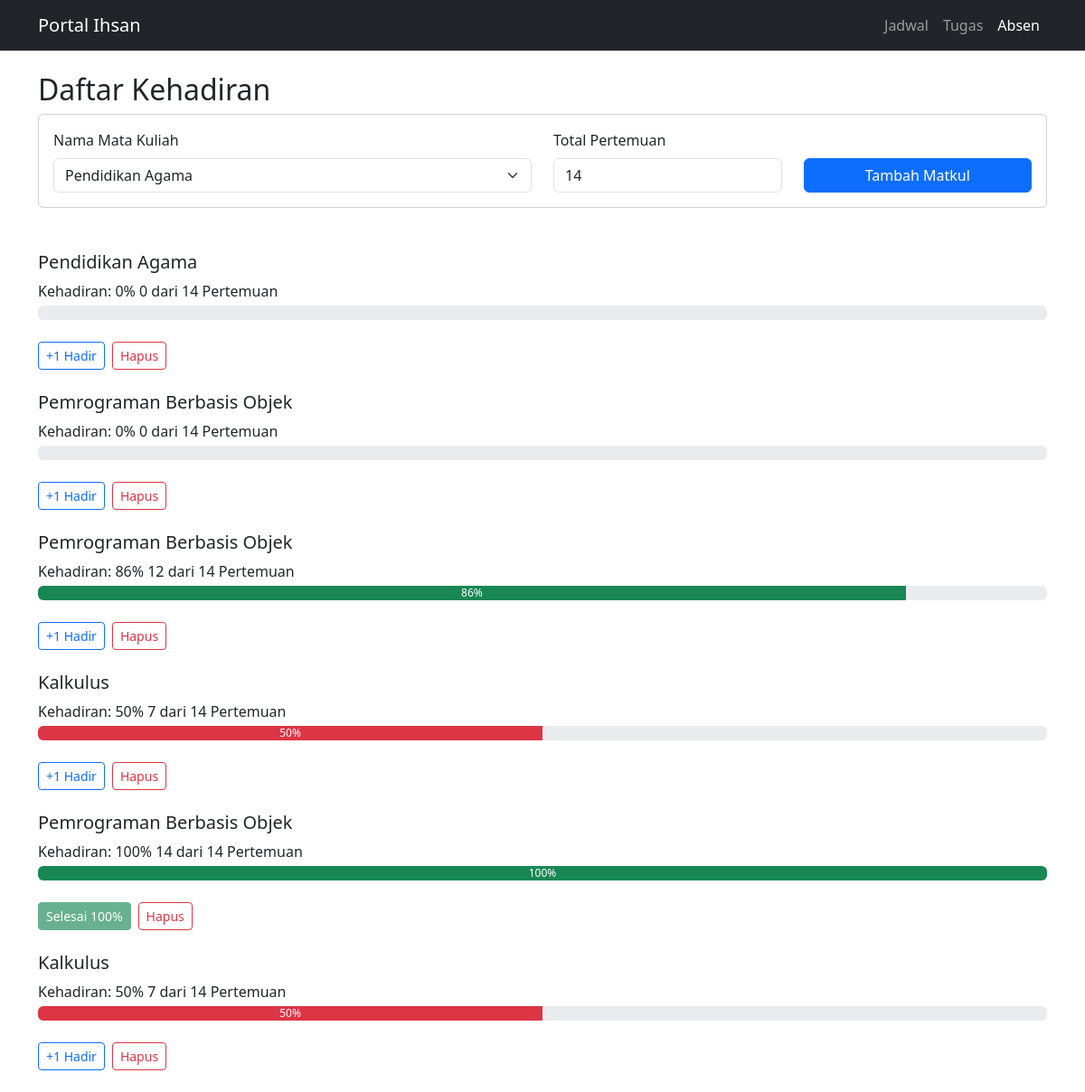
Page /absen (signed in) on the committed database.
### tables this page shows
CREATE TABLE absen (
        id INTEGER PRIMARY KEY AUTOINCREMENT,
        matkul TEXT NOT NULL,
        hadir INTEGER NOT NULL,
        total_pertemuan INTEGER NOT NULL
    );

### app.py (the view, shortened to what this page needs)
@app.route('/absen', methods=['GET', 'POST'])
def halaman_absen():
    if not session.get('sudah_login'):
        return redirect(url_for('login'))
    conn = get_db_connection()
    data_absen_db = conn.execute('SELECT * FROM absen').fetchall()
    conn.close()
    data_absen_lengkap = []
    for absen in data_absen_db:
        persentase = (absen['hadir'] / absen['total_pertemuan']) * 100
        persentase_bulat = round(persentase) # Bulatkan agar tidak ada koma panjang
        data_absen_lengkap.append({
            'id': absen['id'],
            'matkul': absen['matkul'],
            'hadir': absen['hadir'],
            'total_pertemuan': absen['total_pertemuan'],
            'persentase': persentase_bulat
        })
    return render_template('absen.html', data_absen=data_absen_lengkap)

### app.py (called while the page is built)
def get_db_connection():
    conn = sqlite3.connect('kuliah.db')
    conn.row_factory = sqlite3.Row
    return conn

### templates/absen.html (shortened to what this page needs)
<!DOCTYPE html>
<html lang="id">
<head>
    <link rel="stylesheet" href="https://cdn.jsdelivr.net/npm/bootstrap@5.3.3/dist/css/bootstrap.min.css">
</head>
<body>
    <nav class="navbar navbar-expand-lg navbar-dark bg-dark">
        <div class="container">
            <a href="/" class="navbar-brand">Portal Ihsan</a>
            <div class="collapse navbar-collapse" id="navbarNav">
                <ul class="navbar-nav ms-auto">
                    <li class="nav-item">
                        <a href="/" class="nav-link">Jadwal</a>
                    </li>
                    <li class="nav-item">
                        <a href="/tugas" class="nav-link">Tugas</a>
                    </li>
                    <li class="nav-item">
                        <a href="/absen" class="nav-link active">Absen</a>
                    </li>
                </ul>
            </div>
        </div>
    </nav>
    <div class="container mt-4">
        <h2>Daftar Kehadiran</h2>
        <div class="card mb-5">
            <div class="card-body">
                <form action="/absen" method="POST">
                    <div class="row align-items-end">
                        <div class="col-12 col-md-6 mb-3 mb-md-0">
                            <label class="form-label">Nama Mata Kuliah</label>
                            <select name="matkul" class="form-select">
                                <option value="Pendidikan Agama">Pendidikan Agama</option>
                            </select>
                        </div>
                        <div class="col-12 col-md-3 mb-3 mb-md-0">
                            <label class="form-label">Total Pertemuan</label>
                            <input type="number" class="form-control" name="total_pertemuan" value="14" required>
                        </div>
                        <div class="col-12 col-md-3">
                            <button class="btn btn-primary w-100" type="submit">Tambah Matkul</button>
                        </div>
                    </div>
                </form>
            </div>
        </div>
        {% for absen in data_absen %}
            <h5>{{ absen.matkul}}</h5>
            <p class="mb-1">Kehadiran: {{ absen.persentase }}% {{ absen.hadir }} dari {{ absen.total_pertemuan}} Pertemuan</p>
            <div class="progress mb-4">
                {% if absen.persentase < 75 %}
                    <div class="progress-bar bg-danger" style="width: {{ absen.persentase }}%;">{{ absen.persentase }}%</div>
                {% else %}
                    <div class="progress-bar bg-success" style="width: {{ absen.persentase }}%;">{{ absen.persentase }}%</div>
                {% endif %}
            </div>
            <div class="d-flex gap-2 mb-4">
                {% if absen.hadir < absen.total_pertemuan %}
                    <a href="/tambah_absen/{{ absen.id }}" class="btn btn-sm btn-outline-primary">+1 Hadir</a>
                {% else %}
                    <button class="btn btn-sm btn-success" disabled>Selesai 100%</button>
                {% endif %}
                <a href="/hapus_absen/{{ absen.id }}" class="btn btn-sm btn-outline-danger" onclick="return confirm('Yakin ingin menghapus matkul ini?');">Hapus</a>
            </div>
        {% endfor %}
    </div>
</body>
</html>

### rows in the picture
absen: matkul "Pendidikan Agama", persentase "0", hadir "0", total_pertemuan "14"
absen: matkul "Pemrograman Berbasis Objek", persentase "0", hadir "0", total_pertemuan "14"
absen: matkul "Pemrograman Berbasis Objek", persentase "86", hadir "12", total_pertemuan "14"
absen: matkul "Kalkulus", persentase "50", hadir "7", total_pertemuan "14"
absen: matkul "Pemrograman Berbasis Objek", persentase "100", hadir "14", total_pertemuan "14", shows "Selesai 100%"
absen: matkul "Kalkulus", persentase "50", hadir "7", total_pertemuan "14"
